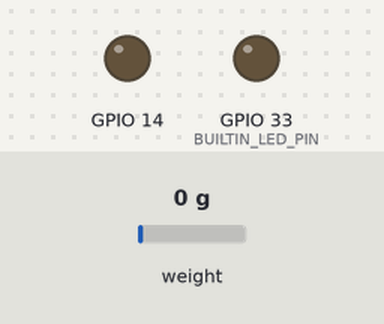
Bench run of a program on a simulated ESP32. On the bench: output pins drawn as LEDs (lit = HIGH). The inputs (shaded band) are chosen by the test bench; at power-on: weight on the scale 0 g. WiFi joins after 1.5 s; servers stay silent unless stated; uploads are accepted with an empty reply; the camera gives no picture; what the program prints to the serial monitor is not drawn.

Above: at 8.5 s.
8.6 s: weight on the scale set to 100 g
At 13.2 s:
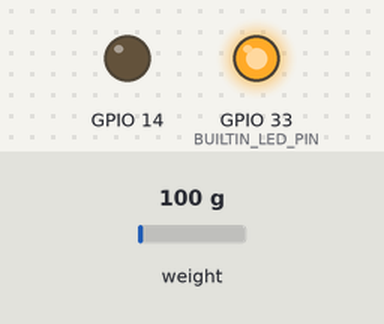
13.5 s: weight on the scale set to 111 g
At 16.7 s:
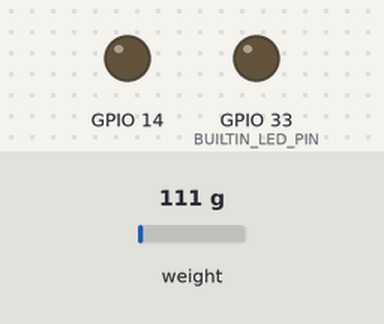
17.3 s: weight on the scale set to 121 g
At 24.1 s:
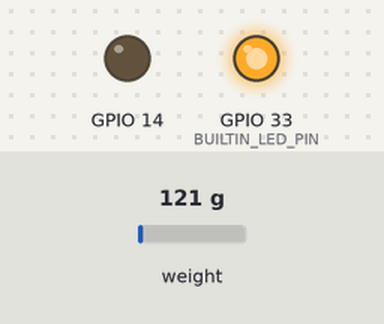
Timing chart, 0 to 25.2 s (numbered marks = the images above; inputs shaded):
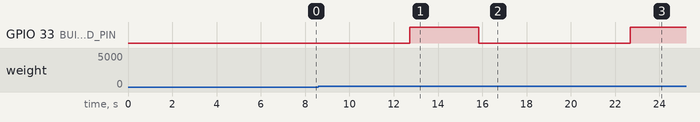

Measured:
- the behaviour switches between 101 and 102 g on weight on the scale (found by bisection; images 1 and 2)
- the behaviour switches between 112 and 113 g on weight on the scale (found by bisection; images 2 and 3)
- after the input at 8.6 s, GPIO 33 (BUILTIN_LED_PIN): LOW → HIGH after 4.1 s instead of 0.70 s
- after the input at 13.5 s, GPIO 33 (BUILTIN_LED_PIN): HIGH → LOW after 2.3 s
- after the input at 17.3 s, GPIO 33 (BUILTIN_LED_PIN): LOW → HIGH after 5.4 s instead of 2.0 s

The program:

main.cpp
```cpp
#include <Arduino.h>
#include <WiFi.h>
#include "HardwareSerial.h"
#include "esp32-hal-gpio.h"
#include "soc/rtc_cntl_reg.h"
#include "esp_camera.h"
#include "HX711.h"
#include "camera.h"

#define LOADCELL_DOUT_PIN 13
#define LOADCELL_SCLK_PIN 15
#define BUILTIN_LED_PIN 33
// #define FLASH_LED_PIN 4

#define REQUEST_TIMEOUT 10000
#define LOOP_COOLDOWN 5000
#define SSID "    "
#define PASSWD "DeployNow"

HX711 scale;
WiFiClient client;
// const IPAddress server_ip = IPAddress(192, 168, 1, 22);
const IPAddress server_ip = IPAddress(192, 168, 188, 159);
const int server_port = 3000;

void init_wifi(const char* ssid, const char* passwd)
{
    WiFi.begin(ssid, passwd);
    Serial.print("Connecting");
    while(WiFi.status() != WL_CONNECTED)
    {
        Serial.print("...");
        delay(500);
        Serial.print("\b\b\b   \b\b\b");
        delay(500);
    }
    Serial.print("\nConnection established as ");
    Serial.println(WiFi.localIP());
}

bool init_camera()
{
	camera_config_t config;
	config.ledc_channel = LEDC_CHANNEL_0;
	config.ledc_timer = LEDC_TIMER_0;
	config.pin_d0 = Y2_GPIO_NUM;
	config.pin_d1 = Y3_GPIO_NUM;
	config.pin_d2 = Y4_GPIO_NUM;
	config.pin_d3 = Y5_GPIO_NUM;
	config.pin_d4 = Y6_GPIO_NUM;
	config.pin_d5 = Y7_GPIO_NUM;
	config.pin_d6 = Y8_GPIO_NUM;
	config.pin_d7 = Y9_GPIO_NUM;
	config.pin_xclk = XCLK_GPIO_NUM;
	config.pin_pclk = PCLK_GPIO_NUM;
	config.pin_vsync = VSYNC_GPIO_NUM;
	config.pin_href = HREF_GPIO_NUM;
	config.pin_sccb_sda = SIOD_GPIO_NUM;
	config.pin_sccb_scl = SIOC_GPIO_NUM;
	config.pin_pwdn = PWDN_GPIO_NUM;
	config.pin_reset = RESET_GPIO_NUM;
	config.xclk_freq_hz = 20000000;
	config.pixel_format = PIXFORMAT_JPEG;

	if(psramFound())
	{
		config.frame_size = FRAMESIZE_SVGA;
		config.jpeg_quality = 10;
		config.fb_count = 2;
		config.grab_mode = CAMERA_GRAB_LATEST;
	}
	else
	{
		config.frame_size = FRAMESIZE_CIF;
		config.jpeg_quality = 12;
		config.fb_count = 1;
		Serial.println("PSRAM is gone?!");
		delay(2000);
	}

	esp_err_t err = esp_camera_init(&config);
	return (err != ESP_OK);
}

void init_scale()
{
    Serial.println("The");
    scale.begin(LOADCELL_DOUT_PIN, LOADCELL_SCLK_PIN);
    scale.set_scale(228.f);
    Serial.println("end");
    delay(2000);
    scale.tare();
    Serial.println("is here");
}

void setup()
{
    Serial.begin(115200);

    WRITE_PERI_REG(RTC_CNTL_BROWN_OUT_REG, 0);
    pinMode(BUILTIN_LED_PIN, OUTPUT);
    pinMode(T6, OUTPUT);
    // pinMode(FLASH_LED_PIN, OUTPUT);

    Serial.println("initializing camera");
    if(init_camera())
    {
        Serial.println("Camera initiallization failed - restarting ESP32...");
        delay(1000);
        ESP.restart();
    }

    Serial.println("initializing Wifi");
    init_wifi(SSID, PASSWD);

    Serial.println("initializing scale");
    init_scale();
}

String send_nukes(double weight)
{
    String getAll;
    String getBody;
    String weight_string = String(weight);
    camera_fb_t* fb = NULL;
    esp_camera_fb_return(fb);
    fb = esp_camera_fb_get();

    if(!fb)
    {
        Serial.println("capture failed - restarting device");
        delay(1000);
        ESP.restart(); // <--!!
    }
    Serial.println("Connecting to " + server_ip.toString());
    if(client.connect(server_ip, server_port))
    {
        Serial.println("\rConnected to" + server_ip.toString());

            String header = "--WebKitFormBoundaryTHEENDISHERE\r\nContent-Disposition: form-data; name=\"imageFile\"; filename=\"esp32-cam.jpg\"\r\nContent-Type: image/jpeg\r\n\r\n";
            String footer = "\r\n--WebKitFormBoundaryTHEENDISHERE--\r\n";

            String wheader = "--WebKitFormBoundaryTHEENDISHERE\r\nContent-Disposition: form-data; name=\"weight\"\r\n\r\n";

            uint32_t content_length = fb->len + header.length() + wheader.length() + weight_string.length() + footer.length();

            client.println("POST /upload HTTP/1.1");
            client.println("Host: " + server_ip.toString());
            client.println("Content-Length: " + String(content_length));
            client.println("Content-Type: multipart/form-data; boundary=WebKitFormBoundaryTHEENDISHERE");
            client.println();
            client.print(header);

            uint8_t* fb_buffer = fb->buf;
            size_t fb_length = fb->len;
            for(size_t n = 0; n < fb_length; n += 1024)
            {
                if(n+1024 < fb_length)
                {
                    client.write(fb_buffer, 1024);
                    fb_buffer += 1024;
                }
                else if(fb_length % 1024 > 0)
                {
                    size_t remainder = fb_length % 1024;
                    client.write(fb_buffer, remainder);
                }
            }
            client.println();
            client.print("--WebKitFormBoundaryTHEENDISHERE\r\nContent-Disposition: form-data; name=\"weight\"\r\n\r\n");
            client.print(weight_string);
            client.print(footer);

            esp_camera_fb_return(fb);

            long begining = millis();
            bool state;

            while(begining + REQUEST_TIMEOUT > millis())
            {
                while(client.available())
                {
                    char c = client.read();
                    if(c == '\n')
                    {
                        if(getAll.length() == 0)
                            state = true;
                        getAll = "";
                    }
                    else if(c != '\r')
                        getAll += String(c);
                    if(state == true)
                        getBody += String(c);
                    begining = millis();
                }
                if(getBody.length() > 0)
                    break;
            }
            Serial.println("\n" + getBody);
            client.stop();
    }
    else
        Serial.println("connection failed");
    return getBody;
}

unsigned long last_weight = 0;

void loop()
{
    double x = scale.get_units(20);
    int dweight = (x - last_weight);
    if(dweight > 1 || dweight < -1)
    {
        digitalWrite(BUILTIN_LED_PIN, LOW);
        send_nukes(x - last_weight);
    }
    else
        digitalWrite(BUILTIN_LED_PIN, HIGH);
    last_weight = x;
    Serial.printf("dw: %d\t| mean: %.2f\t| instant: %.2f\n", dweight, x, scale.get_units(1));
    delay(1000);
}
```

camera.h
```cpp
#ifndef CAM_PINS_H

#define CAM_PINS_H

// CAMERA_MODEL_AI_THINKER

#define CAMERA_MODEL_AI_THINKER

#define PWDN_GPIO_NUM     32
#define RESET_GPIO_NUM    -1
#define XCLK_GPIO_NUM      0
#define SIOD_GPIO_NUM     26
#define SIOC_GPIO_NUM     27

#define Y9_GPIO_NUM       35
#define Y8_GPIO_NUM       34
#define Y7_GPIO_NUM       39
#define Y6_GPIO_NUM       36
#define Y5_GPIO_NUM       21
#define Y4_GPIO_NUM       19
#define Y3_GPIO_NUM       18
#define Y2_GPIO_NUM        5
#define VSYNC_GPIO_NUM    25
#define HREF_GPIO_NUM     23
#define PCLK_GPIO_NUM     22

// void init_camera();

#endif // CAM_PINS_H
```
